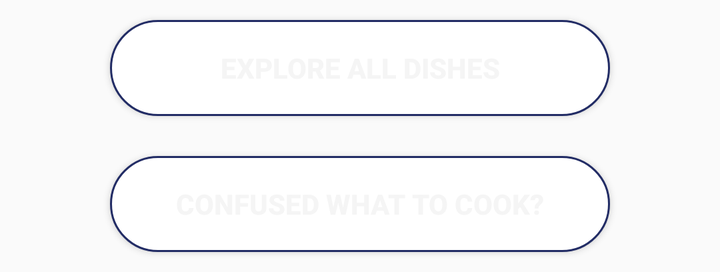
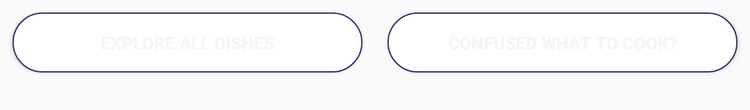

An Android layout and its configuration variant, each rendered on a device that would load it. The default file and the variant file are quoted in full after the pictures.
<!-- AndroidManifest.xml: application theme AppTheme -->
<!-- res/layout/included_cook_button_layout.xml -->
<?xml version="1.0" encoding="utf-8"?>
<LinearLayout
xmlns:android="http://schemas.android.com/apk/res/android"
android:layout_width="match_parent"
android:layout_height="wrap_content"
android:gravity="center"
android:orientation="vertical">

<Button
    android:id="@+id/button_one"
    android:layout_width="250dp"
    android:layout_height="wrap_content"
    android:layout_weight="1"
    android:layout_margin="10dp"
    android:background="@drawable/rounded_layout"
    android:text="Explore all dishes"
    android:textColor="@color/colorBackground"
    android:textStyle="bold"
    android:backgroundTint="@color/colorOrange"/>

<Button
    android:id="@+id/button_two"
    android:layout_width="250dp"
    android:layout_height="wrap_content"
    android:layout_weight="1"
    android:layout_margin="10dp"
    android:text="Confused what to cook?"
    android:backgroundTint="@color/colorOrange"
    android:background="@drawable/rounded_layout"
    android:textColor="@color/colorBackground"
    android:textStyle="bold" />
</LinearLayout>
<!-- resources referenced by this layout -->
<resources>
  <color name="colorBackground">#F5F5F5</color>
  <!-- drawable rounded_layout (drawable) -->
  <?xml version="1.0" encoding="utf-8"?>
  <shape xmlns:android="http://schemas.android.com/apk/res/android"
  android:shape="rectangle">
  <corners android:radius="200dp"/> 
  <solid android:color="@android:color/white"/>
  <padding android:left="8dp"
      android:top="8dp"
      android:right="8dp"
      android:bottom="8dp"/>
      <stroke
          android:width="1dp"
          android:color="@color/colorText"/>
  </shape>
  <style name="AppTheme" parent="Theme.AppCompat.Light.DarkActionBar">
          
          <item name="colorPrimary">@color/colorPrimary</item>
          <item name="colorPrimaryDark">@color/colorPrimaryDark</item>
          <item name="colorAccent">@color/colorAccent</item>
      </style>
  <color name="colorText">#222C65</color>
  <color name="colorPrimary">#3F51B5</color>
  <color name="colorPrimaryDark">#303F9F</color>
  <color name="colorAccent">#FF4081</color>
</resources>
<!-- res/layout-sw600dp/included_cook_button_layout.xml (the repository's variant of the layout above) -->
<!-- drawn on a 7-inch tablet held upright -->
<?xml version="1.0" encoding="utf-8"?>
<LinearLayout
    xmlns:android="http://schemas.android.com/apk/res/android"
    android:layout_width="match_parent"
    android:layout_height="wrap_content"
    android:gravity="center_horizontal"
    android:layout_marginBottom="20dp"
    android:orientation="horizontal">

    <Button
        android:id="@+id/button_one"
        android:layout_width="200dp"
        android:layout_height="wrap_content"
        android:layout_weight="1"
        android:layout_margin="10dp"
        android:background="@drawable/rounded_layout"
        android:text="Explore all dishes"
        android:textColor="@color/colorBackground"
        android:textStyle="bold"
        android:backgroundTint="@color/colorOrange"/>

    <Button
        android:id="@+id/button_two"
        android:layout_width="200dp"
        android:layout_height="wrap_content"
        android:layout_weight="1"
        android:layout_margin="10dp"
        android:text="Confused what to cook?"
        android:backgroundTint="@color/colorOrange"
        android:background="@drawable/rounded_layout"
        android:textColor="@color/colorBackground"
        android:textStyle="bold"/>
</LinearLayout>
